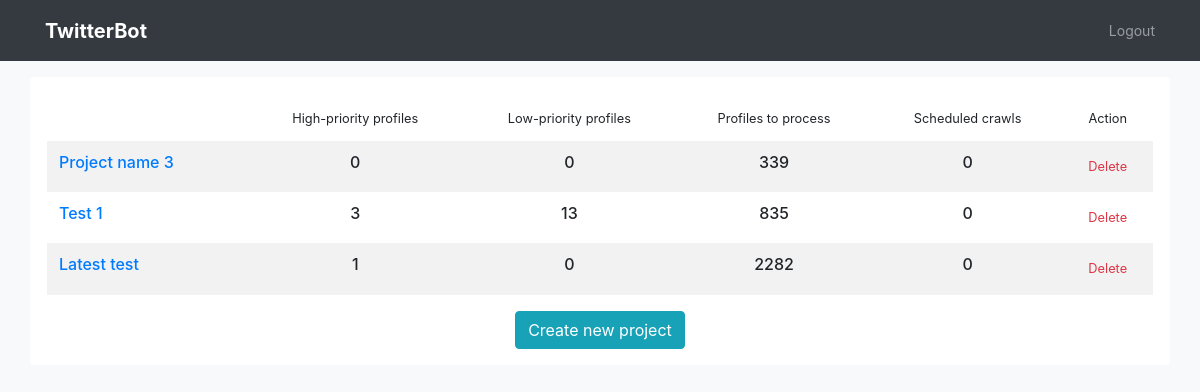
The page / on the database its author committed.
### models.py (models this page shows, shortened)
class Project(db.Model):
    id = db.Column(db.Integer, primary_key=True)
    name = db.Column(db.Text())
    settings = db.relationship("Settings", backref="project", cascade="all,delete", uselist=False)
    profiles = db.relationship("Profile", backref="project", cascade="all,delete", lazy='joined')
    scantasks = db.Column(db.Integer, default=0)
    notes = db.Column(db.Text())
    @hybrid_property
    def count_high(self):
        return len([p for p in self.profiles if p.priority > 0])
    @hybrid_property
    def count_low(self):
        return len([p for p in self.profiles if p.priority < 0])
    @hybrid_property
    def count_unprocessed(self):
        return len([p for p in self.profiles if p.processed is False])
    @hybrid_property
    def count_crawls(self):
        return self.scantasks

class Profile(db.Model):
    id = db.Column(db.Integer, primary_key=True)
    twitterhandle = db.Column(db.String(600))
    twitterid = db.Column(db.Integer)
    name = db.Column(db.String(600))
    surname = db.Column(db.String(600))
    fullname = db.Column(db.String(600))
    bio = db.Column(db.Text())
    followers = db.Column(db.Integer)
    following = db.Column(db.Integer)
    created = db.Column(db.Date)
    location = db.Column(db.Text())
    link = db.Column(db.Text())
    picture = db.Column(db.Text())
    project_id = db.Column(db.Integer, db.ForeignKey('project.id'), nullable=False)
    priority = db.Column(db.Integer, default=0)
    processed = db.Column(db.Boolean, default=False)
    archived = db.Column(db.Boolean, default=False)

### app.py (the view)
@app.route('/')
@login_required
def index():
    session['projectid'] = None
    session['projectname'] = None
    allprojects = db.session.query(Project).all()
    return render_template('index.html', projects=allprojects)

### templates/index.html (shortened to what this page needs)
{% extends 'layout.html' %}
{% block body %}
  <div id="project-list" class="my-3 p-3 bg-white rounded container">
    <div class="row align-items-center">
      <table class="table table-striped mr-3 ml-3">
        <thead>
          <tr>
            <th scope="col-2"></th>
            <th scope="col-2" class="text-center"><small>High-priority profiles</small></th>
            <th scope="col-2" class="text-center"><small>Low-priority profiles</small></th>
            <th scope="col-2" class="text-center"><small>Profiles to process</small></th>
            <th scope="col-2" class="text-center"><small>Scheduled crawls</small></th>
            <th scope="col-2" class="text-center"><small>Action</small></th>
          </tr>
        </thead>
        <tbody>
	  {% for p in projects %}
            <tr>
              <th scope="row"><h6><a href="/project-overview/{{p.id}}">{{ p.name }}</a></h6></th>
              <td class="text-center">
		<h6>{{ p.count_high }}</h6></td>
              <td class="text-center">
		<h6>{{ p.count_low }}</h6></td>
              <td class="text-center">
		<h6>{{ p.count_unprocessed }}</h6></td>
              <td class="text-center">
		<h6>{{ p.count_crawls }}</h6></td>
              <td class="text-center"><a href="#" class="text-danger" data-toggle="modal" data-target="#confirm-delete{{p.id}}"><small>Delete</small></a></td>
            </tr>
	  {% endfor %}
        </tbody>
      </table>
    </div>
    <div class="row d-flex justify-content-center">
      <a href="{{ url_for('create_project') }}" role="button" class="btn btn-info">Create new project</a>
    </div>
  </div>
{% endblock %}

### templates/layout.html (shortened to what this page needs)
<!DOCTYPE html>
<html lang="en">
<head>
    <link rel="stylesheet" href="https://maxcdn.bootstrapcdn.com/bootstrap/4.0.0/css/bootstrap.min.css">
    <link rel="stylesheet" href="/static/css/custom.css" >
</head>
<body class="bg-light">
    <div class="navbar navbar-dark bg-dark box-shadow">
        <div class="container d-flex justify-content-between">
            <a href="/" class="navbar-brand">
                <strong>TwitterBot</strong>
            </a>
            <ul class="navbar-nav">
                <li class="nav-item">
                    <a class="nav-link" href="/logout">Logout</a>
                </li>
            </ul>
        </div>
    </div>
    {% block body %}{% endblock %}
</body>
</html>

### static/css/custom.css (style rules this page uses)
.btn { font-size: 100%; }
.nav-link { color: #6c757d; font-size: .875rem; padding-top: 0.75rem; padding-bottom: 0.75rem; }
#project-list .table thead th, #project-list .table th, #project-list .table td { border: none; }

### rows shown on the page
Project: name "Project name 3", count_high "0", count_low "0", count_unprocessed "339", count_crawls "0"
Project: name "Test 1", count_high "3", count_low "13", count_unprocessed "835", count_crawls "0"
Project: name "Latest test", count_high "1", count_low "0", count_unprocessed "2282", count_crawls "0"
